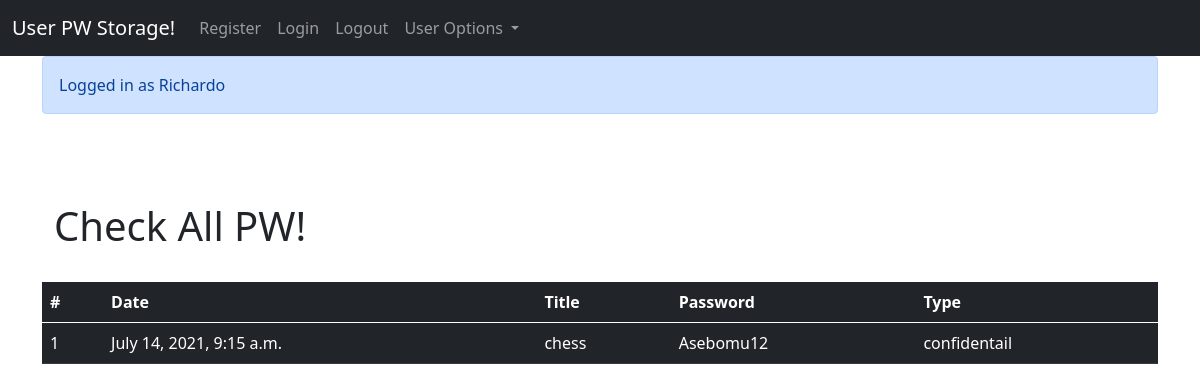
Page /all_pws/ (signed in) on the earlier database version.
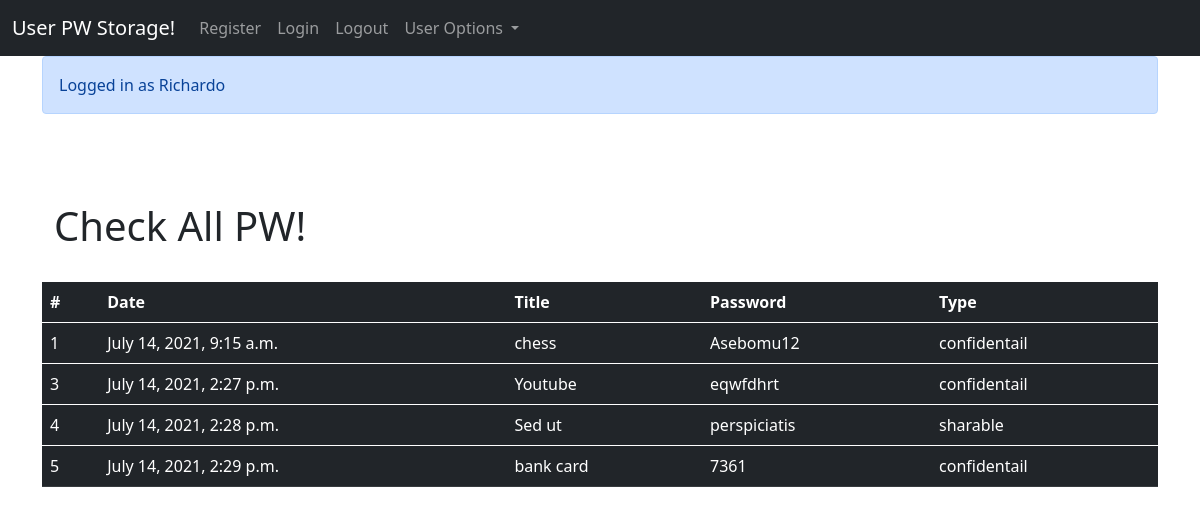
Same page on the later database version.
### pw_storage/models.py (models this page shows, shortened)
class User_pw(models.Model):
    PW_TYPES = [('confidentail', 'confidentail'),('sharable', 'sharable')]
    title = models.CharField(max_length=100)
    password = models.CharField(max_length=50)
    date = models.DateTimeField(auto_now_add=True)
    type = models.CharField(choices=PW_TYPES, max_length=12)
    user = models.ForeignKey(User, on_delete=models.PROTECT, null=False, blank=False)

### pw_storage/views.py (the view)
# urls.py: path('all_pws/', views.user_pw_all, name="all-page"),
@login_required(login_url=login_page)
def user_pw_all(request):
    if request.user.is_authenticated:
        messages.success(request, "Logged in as %s" % request.user)
    logged_in_user = request.user
    logged_in_user_pws = User_pw.objects.filter(user=logged_in_user)
    if not logged_in_user_pws:
        message = 'Please create a password'
        return render(request, "pw_storage/user_password/user_pw_all.html", {'no_pws': message})
    return render(request, "pw_storage/user_password/user_pw_all.html", {'pws': logged_in_user_pws})

### pw_storage/templates/pw_storage/user_password/user_pw_all.html
{% extends 'pw_storage/base.html' %}
{% block content %}
{% if messages %}
<div class="alert alert-primary" role="alert" >
  {% for message in messages %}
     {{ message }}
    {% endfor %}
</div>
<br>
{% endif %}
<br>
<div class="jumbotron jumbotron-fluid">
  <div class="container">
    <br>
    <h1 class="display-7">Check All PW!</h1>
  </div>
</div>
<br>
{% if no_pws %}
<div class="jumbotron">
  <h1 class="display-4">No pws created yet</h1>
  <hr class="my-4">
  <p class="lead">{{ no_pws }}</p>
  <p class="lead">
    <a class="btn btn-primary btn-lg" href="{% url 'add-page' %}" role="button">Learn more</a>
  </p>
</div>
{% else %}
<table class="table table-dark">
  <thead>
    <tr>
      <th scope="col">#</th>
      <th scope="col">Date</th>
      <th scope="col">Title</th>
      <th scope="col">Password</th>
      <th scope="col">Type</th>
    </tr>
  </thead>
    {% for post in pws %}
    <tbody>
      <tr>
        <td>{{ post.id }}</td>
        <td>{{ post.date }}</td>
        <td>{{ post.title }}</td>
        <td>{{ post.password }}</td>
        <td>{{ post.type }}</td>
      </tr>
    </tbody>
    {% endfor %}
</table>
{% endif %}
{% endblock %}

### pw_storage/templates/pw_storage/base.html (shortened to what this page needs)
<!doctype html>
<html lang="en">
  <head>
    <link href="https://cdn.jsdelivr.net/npm/bootstrap@5.0.0-beta3/dist/css/bootstrap.min.css" rel="stylesheet">
  </head>
  <body>
    <nav class="navbar navbar-expand-lg navbar navbar-dark bg-dark">
  <div class="container-fluid">
    <a class="navbar-brand" href="#">User PW Storage!</a>
    <div class="collapse navbar-collapse" id="navbarNavDropdown">
      <ul class="navbar-nav">
        <li class="nav-item">
          <a class="nav-link" href="{% url 'register-page' %}">Register</a>
        </li>
        <li class="nav-item">
          <a class="nav-link" href="{% url 'login-page' %}">Login</a>
        </li>
        <li class="nav-item">
          <a class="nav-link" href="{% url 'logged_out-page' %}">Logout</a>
        </li>
        <li class="nav-item dropdown">
          <a class="nav-link dropdown-toggle" href="#" id="navbarDropdownMenuLink" role="button" data-bs-toggle="dropdown" aria-expanded="false">
            User Options
          </a>
        </li>
      </ul>
    </div>
  </div>
</nav>
<div class="container">
  {% block content %}
  {% endblock %}
</div>
  </body>
</html>

Differences in the rows shown:
added User_pw: id "3", date "July 14, 2021, 2:27 p.m.", title "Youtube", password "eqwfdhrt", type "confidentail"
added User_pw: id "4", date "July 14, 2021, 2:28 p.m.", title "Sed ut", password "perspiciatis", type "sharable"
added User_pw: id "5", date "July 14, 2021, 2:29 p.m.", title "bank card", password "7361", type "confidentail"
